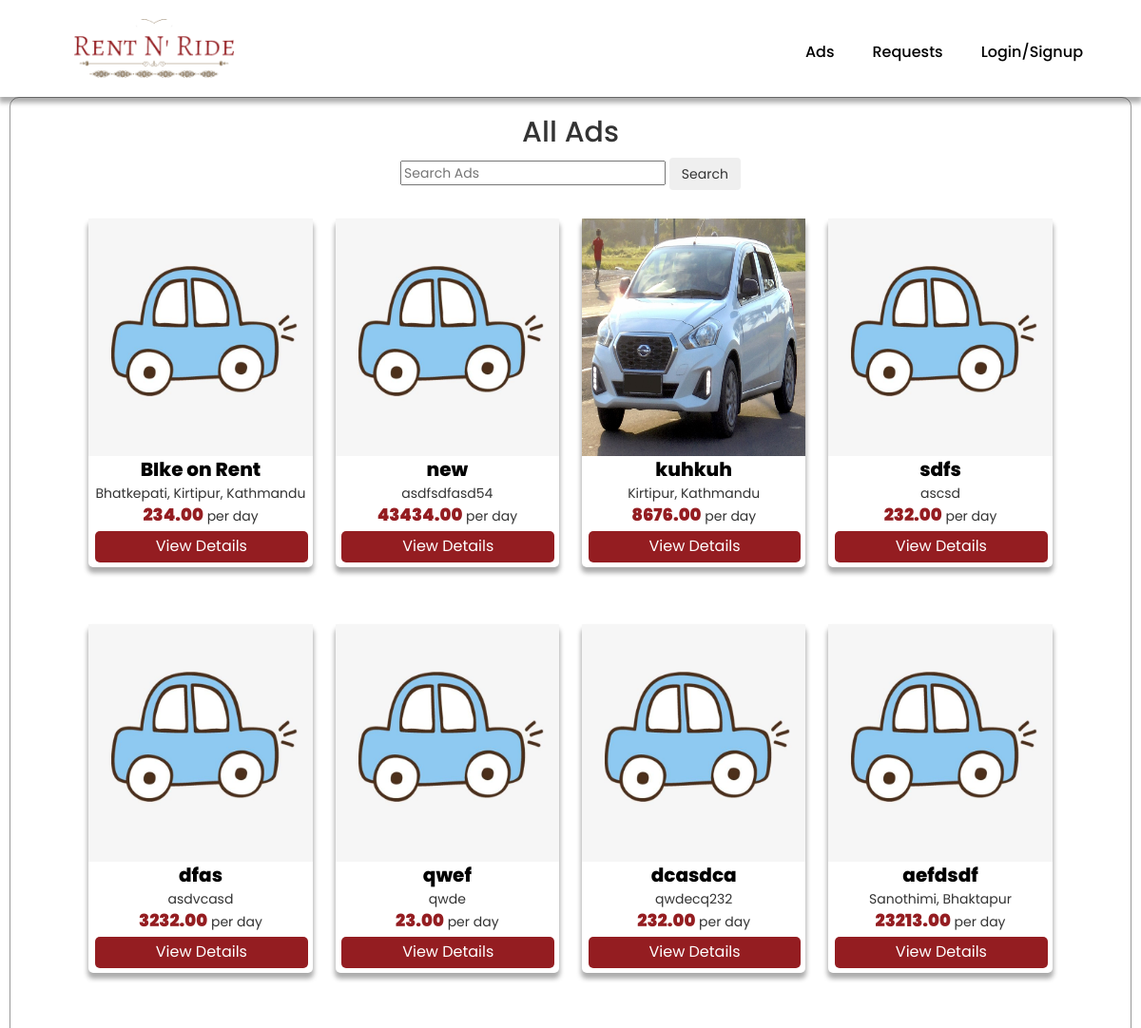
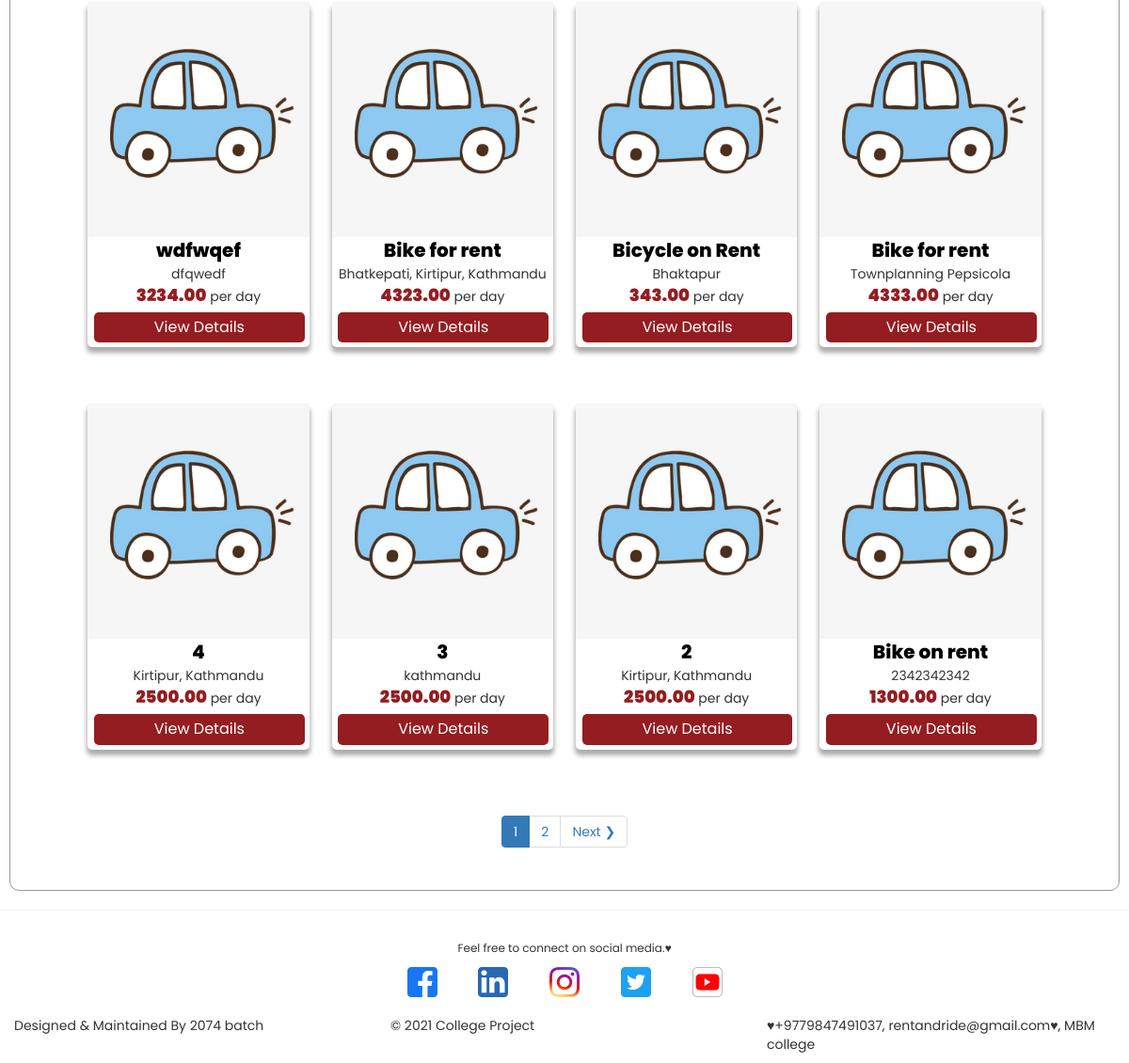
/ads/, run on an earlier commit of the app's database (2 pictures, top to bottom).
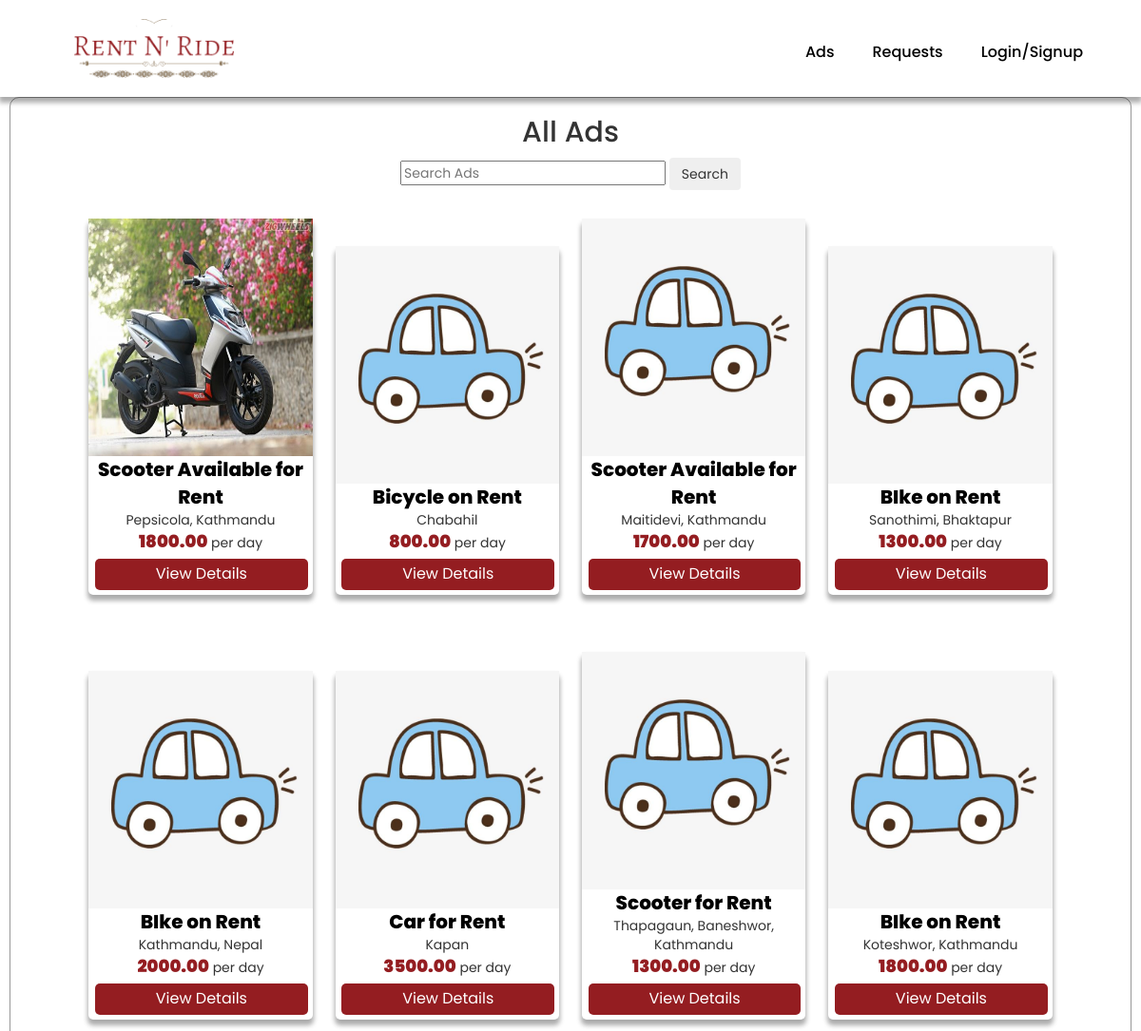
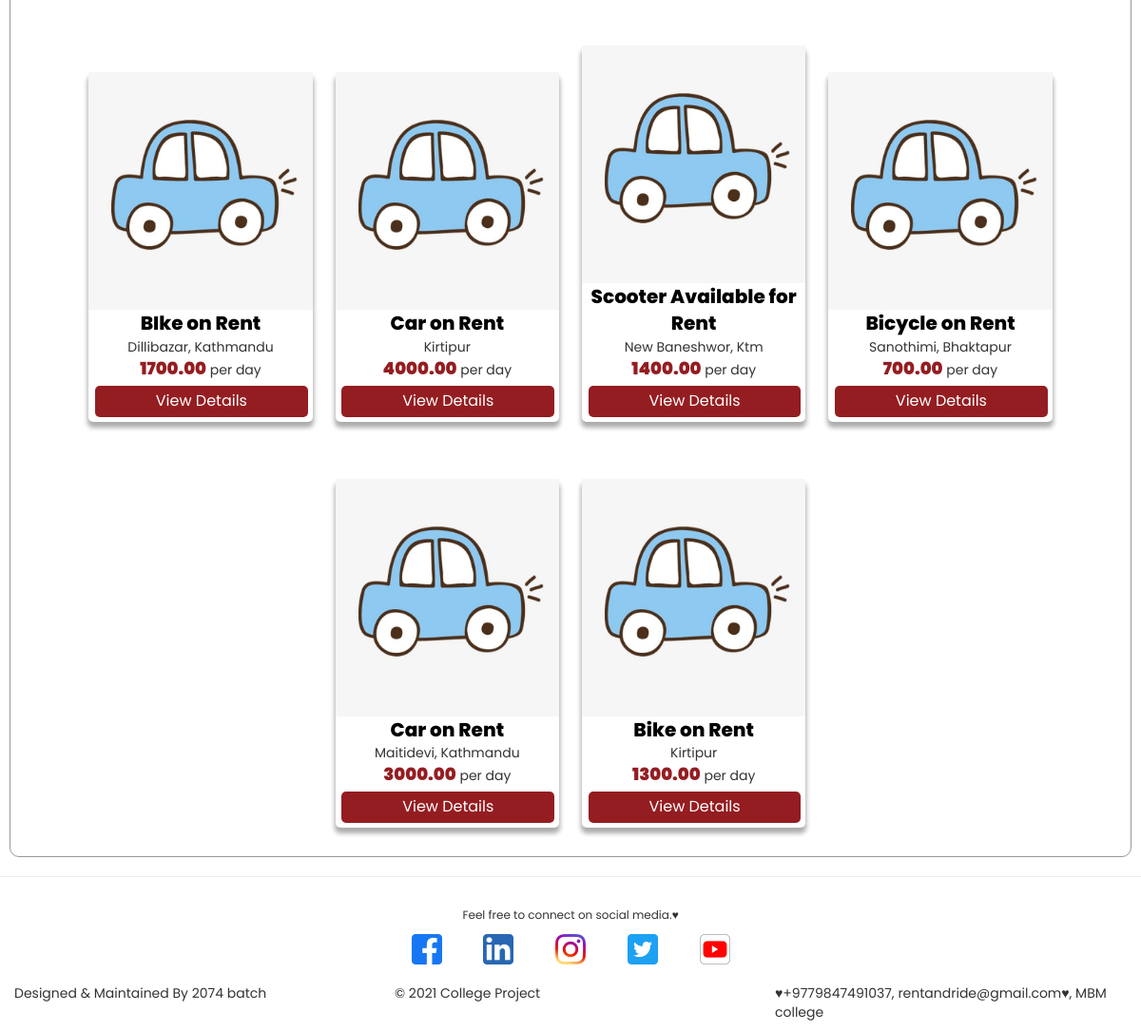
And on a later commit of the database (2 pictures, top to bottom).
### ads/models.py (models this page shows, shortened)
class Ad(models.Model):
    VEHICLE_CHOICES = [
        ('C', 'Car'),
        ('M', 'Motrobike'),
        ('B', 'Bicycle'),
        ('S', 'Scooter'),
        ('O', 'Other')
    ]
    ad_title = models.CharField(max_length=200, null=True)
    owner = models.ForeignKey(
        Profile, null=True, blank=True, on_delete=models.SET_NULL)
    vehicle_type = models.CharField(
        max_length=1, choices=VEHICLE_CHOICES, null=True)
    vehicle_make = models.ForeignKey(
        VehicleMake, on_delete=models.PROTECT, null=True)
    model = models.CharField(max_length=200, null=True)
    engine_capacity = models.PositiveSmallIntegerField(verbose_name='Engine capacity in CC', null=True, blank=True)
    distance_travelled = models.DecimalField(
        max_digits=8, decimal_places=2, null=True, blank=True)
    registration_number = models.CharField(
        max_length=100,
        null=True,
        blank=True,
        validators= [RegexValidator(r'[a-zA-Z]+([+-]?(?=\.\d|\d)(?:\d+)?(?:\.?\d*))(?:[eE]([+-]?\d+))?-[a-zA-Z]+([+-]?(?=\.\d|\d)(?:\d+)?(?:\.?\d*))(?:[eE]([+-]?\d+))?')],
        help_text= ("Eg: BA-2-CH-1234"),
        )
    is_available = models.BooleanField(default=True)
    location = models.CharField(max_length=200, null=True)
    asking_price = models.DecimalField(
        max_digits=8, decimal_places=2, null=True)
    featured_image = models.ImageField(
        blank=True, null=True, upload_to='ads/', default='ads/ad-default.jpg')
    description = models.TextField(null=True, blank=True)
    created = models.DateTimeField(auto_now_add=True)
    id = models.UUIDField(default=uuid.uuid4, unique=True,
                          primary_key=True, editable=False)
    class Meta:
        ordering = ['-created']

### ads/views.py (the view)
# urls.py: path('ads/', views.ad, name='ads-archive'),
def ad(request):
    search_query = ''
    if request.GET.get('search_query'):
        search_query = request.GET.get('search_query')
    ads = Ad.objects.filter(Q(ad_title__icontains=search_query) | Q(location__icontains=search_query))
    page = request.GET.get('page')
    results = 16
    paginator = Paginator(ads, results)
    try:
        ads = paginator.page(page)
    except PageNotAnInteger:
        page = 1
        ads = paginator.page(page)
    except EmptyPage:
        page = paginator.num_pages
        ads = paginator.page(page)
    context = {'ads': ads, 'search_query': search_query, 'paginator': paginator}
    return render(request, 'ads/ads.html', context)

### ads/templates/ads/ads.html (shortened to what this page needs)
{% extends 'main.html' %}
{% load static %}
{% block content %}
<div class="wrapper">
    <h2>All Ads</h2>
    <form action="{% url 'ads-archive' %}" method="get">
        <input type="text " placeholder="Search Ads" id="" name="search_query" , value="{{search_query}}">
        <input type="submit" name="" id="" class="btn btn--sub btn--lg" value="Search">
    </form>
    {% for ad in ads %}
    <div class="card">
        <img src="{{ad.featured_image.url }}" alt="Avatar" style="width:100%; height: 250px;">
        <div class="detail">
            <name>{{ad.ad_title}}</name>
            <br>
            <location>{{ad.location}}</location>
            <br>
            <price>{{ad.asking_price}}</price> per day
            <br>
            <button style="margin: 5px; padding: 5px; border-radius: 5px;"><a href="{% url 'ad-details' ad.id %}">View
                    Details</a> </button>
        </div>
    </div>
    {% endfor %}
    <br>
    {% if ads.has_other_pages %}
    <div class="pagination">
        <nav aria-label="Page navigation example">
            <ul class="pagination">
                {% for page in paginator.page_range %}
                {% if page == ads.number %}
                <li class="page-item active"><a class="page-link" href="?page={{page}}">{{page}}</a></li>
                {% else %}
                <li class="page-item"><a class="page-link" href="?page={{page}}">{{page}}</a></li>
                {% endif %}
                {% endfor %}
                {% if ads.has_next %}
                <li class="page-item"><a class="page-link" href="?page={{ads.next_page_number}}">Next &#10095;</a></li>
                {% endif %}
            </ul>
        </nav>
    </div>
    {% endif %}
</div>
{% endblock content %}

What changed in the data, as far as the page shows it:
removed Ad: featured_image (placeholder picture), ad_title "BIke on Rent", location "Bhatkepati, Kirtipur, Kathmandu", asking_price "234.00"
removed Ad: featured_image (placeholder picture), ad_title "new", location "asdfsdfasd54", asking_price "43434.00"
removed Ad: featured_image (picture), ad_title "kuhkuh", location "Kirtipur, Kathmandu", asking_price "8676.00"
removed Ad: featured_image (placeholder picture), ad_title "sdfs", location "ascsd", asking_price "232.00"
removed Ad: featured_image (placeholder picture), ad_title "dfas", location "asdvcasd", asking_price "3232.00"
removed Ad: featured_image (placeholder picture), ad_title "qwef", location "qwde", asking_price "23.00"
removed Ad: featured_image (placeholder picture), ad_title "dcasdca", location "qwdecq232", asking_price "232.00"
removed Ad: featured_image (placeholder picture), ad_title "aefdsdf", location "Sanothimi, Bhaktapur", asking_price "23213.00"
removed Ad: featured_image (placeholder picture), ad_title "wdfwqef", location "dfqwedf", asking_price "3234.00"
removed Ad: featured_image (placeholder picture), ad_title "Bike for rent", location "Bhatkepati, Kirtipur, Kathmandu", asking_price "4323.00"
removed Ad: featured_image (placeholder picture), ad_title "Bicycle on Rent", location "Bhaktapur", asking_price "343.00"
removed Ad: featured_image (placeholder picture), ad_title "Bike for rent", location "Townplanning Pepsicola", asking_price "4333.00"
removed Ad: featured_image (placeholder picture), ad_title "4", location "Kirtipur, Kathmandu", asking_price "2500.00"
removed Ad: featured_image (placeholder picture), ad_title "3", location "kathmandu", asking_price "2500.00"
removed Ad: featured_image (placeholder picture), ad_title "2", location "Kirtipur, Kathmandu", asking_price "2500.00"
removed Ad: featured_image (placeholder picture), ad_title "Bike on rent", location "2342342342", asking_price "1300.00"
added Ad: featured_image (picture), ad_title "Scooter Available for Rent", location "Pepsicola, Kathmandu", asking_price "1800.00"
added Ad: featured_image (placeholder picture), ad_title "Bicycle on Rent", location "Chabahil", asking_price "800.00"
added Ad: featured_image (placeholder picture), ad_title "Scooter Available for Rent", location "Maitidevi, Kathmandu", asking_price "1700.00"
added Ad: featured_image (placeholder picture), ad_title "BIke on Rent", location "Sanothimi, Bhaktapur", asking_price "1300.00"
added Ad: featured_image (placeholder picture), ad_title "BIke on Rent", location "Kathmandu, Nepal", asking_price "2000.00"
added Ad: featured_image (placeholder picture), ad_title "Car for Rent", location "Kapan", asking_price "3500.00"
added Ad: featured_image (placeholder picture), ad_title "Scooter for Rent", location "Thapagaun, Baneshwor, Kathmandu", asking_price "1300.00"
added Ad: featured_image (placeholder picture), ad_title "BIke on Rent", location "Koteshwor, Kathmandu", asking_price "1800.00"
added Ad: featured_image (placeholder picture), ad_title "BIke on Rent", location "Dillibazar, Kathmandu", asking_price "1700.00"
added Ad: featured_image (placeholder picture), ad_title "Car on Rent", location "Kirtipur", asking_price "4000.00"
added Ad: featured_image (placeholder picture), ad_title "Scooter Available for Rent", location "New Baneshwor, Ktm", asking_price "1400.00"
added Ad: featured_image (placeholder picture), ad_title "Bicycle on Rent", location "Sanothimi, Bhaktapur", asking_price "700.00"
added Ad: featured_image (placeholder picture), ad_title "Car on Rent", location "Maitidevi, Kathmandu", asking_price "3000.00"
added Ad: featured_image (placeholder picture), ad_title "Bike on Rent", location "Kirtipur", asking_price "1300.00"
Also different on the page:
list line gone: "1"
list line gone: "2"
text no longer shown: "Next ❯"
